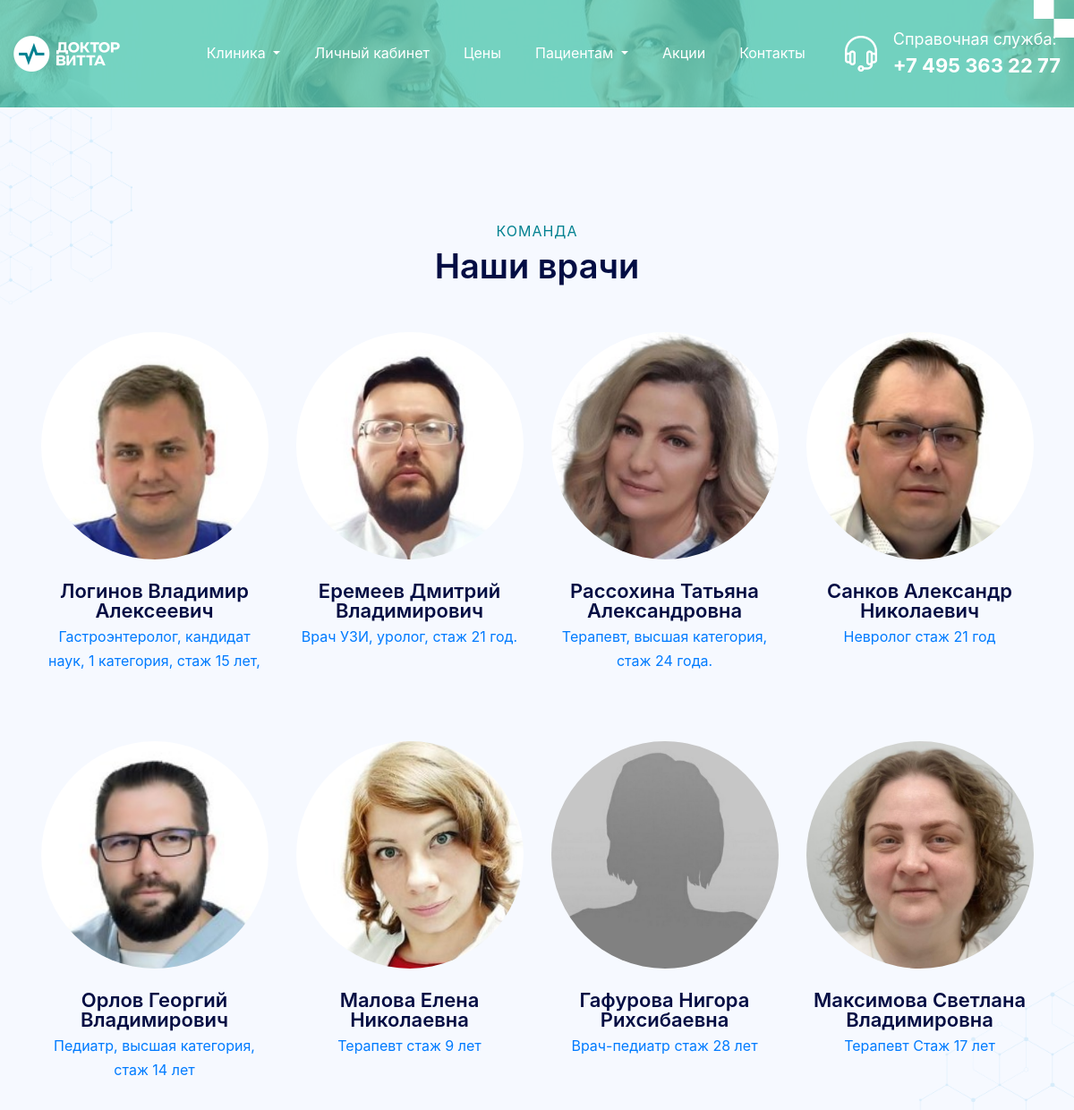
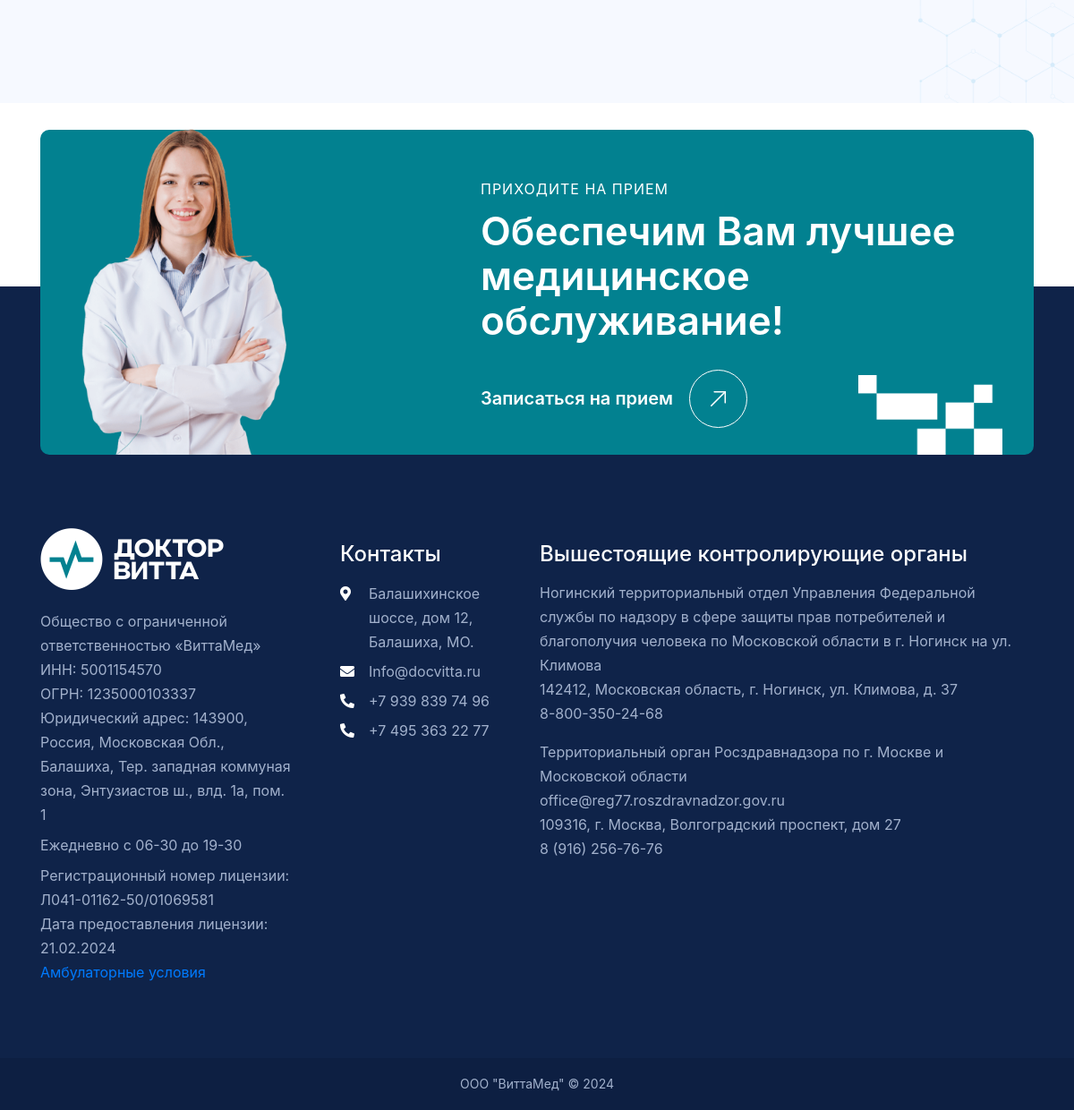
The app's page /doctors/ with its own data (2 pictures, top to bottom).
### homepage/models.py (models this page shows, shortened)
class Employee(models.Model):
    name = models.CharField(max_length=100, verbose_name='ФИО')
    departament = models.ForeignKey(Departament, on_delete=models.CASCADE, verbose_name='Отделение', null=True,
                                    blank=True)
    photo = models.ImageField(upload_to='images/photos/', verbose_name='Фото', null=True, blank=True)
    job = models.CharField(max_length=100, verbose_name='Должность', default='')
    info = RichTextField(verbose_name='Информация об образовании и аккредитации', default='')

### homepage/views.py (the view)
# urls.py: path('doctors/', views.doctors, name='doctors'),
def doctors(request):
    employees = Employee.objects.all()
    context = {
        'employees': employees,
    }
    return render(request, 'homepage/doctors.html', context=context)

### templates/homepage/doctors.html (shortened to what this page needs)
{% extends 'base.html' %}
{% load static %}
{% block content %}
    <section class="w-100 float-left sub-banner-con position-relative" style="max-height: 120px; background: url({% static 'assets/images/sub-banner-bg-img2.jpg' %}) no-repeat center;">
        <div class="wrapper2">
            <div class="sub-banner-inner-box banner-inner-box position-relative text-center w-100 float-left">
                <h1 data-aos="fade-up" data-aos-duration="700">Врачи</h1>
                <p data-aos="fade-up" data-aos-duration="700">У наших специалистов большой опыт работы<br>
                    </p>
            </div>
        </div>
    </section>
    <section class="team-section bg-design w-100 float-left padding-top padding-bottom">
        <div class="container">
            <div class="generic-title text-center">
                <span class="sub-txt d-block" data-aos="fade-up" data-aos-duration="700">Команда</span>
                <h2 class="mb-0" data-aos="fade-up" data-aos-duration="700">Наши врачи</h2>
            </div>
            <div class="team-members-con">
                <ul class="list-unstyled mb-0">
                    {% for empl in employees %}
                    <li class="text-center" ><a href="/doctors/{{ empl.id }}/">
                        <figure data-aos="fade-up" data-aos-duration="700">
                            <img src="{{ empl.photo.url }}" alt="team-img1">
                        </figure>
                        <h4 data-aos="fade-up" data-aos-duration="700">{{ empl.name }}</h4>
                        <span class="d-block" data-aos="fade-up" data-aos-duration="700">{{ empl.job }}</span>
                    </a></li>
                    {% endfor %}
                </ul>
            </div>
        </div>
    </section>
{% include 'getintouch.html' %}
{% endblock %}

### static/assets/css/superclasses.css (style rules this page uses)
:root { --primary--color: #030d43; --secondary--color: #028190; --text-color: #757887; --accent: #028190; --white-color: #fff; }
.wrapper2 { max-width: 1540px; margin-left: auto; margin-right: auto; }
.sub-txt { font-size: 16px; line-height: 16px; letter-spacing: 1px; text-transform: uppercase; color: var(--secondary--color); }
h1 { font-size: 96px; font-weight: 700; line-height: 94px; color: var(--white-color); }
h2 { font-size: 52px; font-weight: 600; line-height: 52px; color: var(--primary--color); }
h4 { font-size: 22px; font-weight: 600; line-height: 22px; color: var(--primary--color); }
.padding-top { padding-top: 150px; }
.padding-bottom { padding-bottom: 150px; }

### static/assets/css/custom.css (style rules this page uses)
* { margin: 0; padding: 0; box-sizing: border-box; }
body { line-height: 27px; color: var(--secondary-color); }
.banner-inner-box:after { content: ""; bottom: 0; right: -110px; width: 216px; height: 254px; position: absolute; background: url(../images/apple-shape-img.png) no-repeat; }
.banner-inner-box:before { content: ""; bottom: 0; left: -110px; width: 330px; height: 183px; position: absolute; }
.generic-title { margin-bottom: 53px; position: relative; z-index: 1; }
.generic-title span { margin-bottom: 10px; }
.team-section { background: #f6f9ff; position: relative; overflow: hidden; }
.bg-design::before { content: ""; background: url(../images/team-left-bg-img.png) no-repeat left; width: 341px; height: 635px; position: absolute; left: 0; top: -55px; }
.bg-design::after { content: ""; background: url(../images/team-right-bg-img.png) no-repeat right; background-size: cover; width: 408px; height: 609px; position: absolute; right: 0; bottom: 0; }
.team-members-con>ul { display: grid; grid-gap: 60px 30px; grid-template-columns: 1fr 1fr 1fr 1fr; }
.team-members-con ul li figure { margin-bottom: 24px; overflow: hidden; }
.team-members-con ul li h4 { margin-bottom: 5px; }
.team-members-con ul li span { margin-bottom: 16px; }
.team-members-con ul li figure img { width: 254px; height: 254px; border-radius: 100%; object-fit: cover; }
.sub-banner-con { background: url(../images/sub-banner-bg-img.jpg) no-repeat center; background-size: cover; }
.sub-banner-con::before { content: ""; background: #5AD0BA; width: 100%; height: 100%; opacity: .8; position: absolute; top: 0; left: 0; }
.sub-banner-inner-box p { color: var(--white-color); font-size: 20px; line-height: 33px; margin-bottom: 35px; }
.sub-banner-inner-box { padding: 220px 0 150px; }
.sub-banner-inner-box h1 { font-size: 84px; margin-bottom: 17px; }
.sub-banner-con:after { content: ""; top: 0; right: 0; width: 130px; height: 120px; position: absolute; background: url(../images/double-shape-img2.png) no-repeat; }
.sub-banner-inner-box:after { content: ""; bottom: -50px; right: -110px; width: 216px; height: 254px; position: absolute; background: url(../images/apple-shape-img.png) no-repeat; }
.sub-banner-inner-box:before { content: ""; bottom: 0; left: -110px; width: 330px; height: 183px; position: absolute; background: url(../images/box-shape-img1.png) no-repeat; }

### records on screen
Employee: photo (picture), name "Логинов Владимир Алексеевич", job "Гастроэнтеролог, кандидат наук, 1 категория, стаж 15 лет,"
Employee: photo (picture), name "Еремеев Дмитрий Владимирович", job "Врач УЗИ, уролог, стаж 21 год."
Employee: photo (picture), name "Рассохина Татьяна Александровна", job "Терапевт, высшая категория, стаж 24 года."
Employee: photo (picture), name "Санков Александр Николаевич", job "Невролог стаж 21 год"
Employee: photo (picture), name "Орлов Георгий Владимирович", job "Педиатр, высшая категория, стаж 14 лет"
Employee: photo (picture), name "Малова Елена Николаевна", job "Терапевт cтаж 9 лет"
Employee: photo (picture), name "Гафурова Нигора Рихсибаевна", job "Врач-педиатр стаж 28 лет"
Employee: photo (picture), name "Максимова Светлана Владимировна", job "Терапевт Стаж 17 лет"
